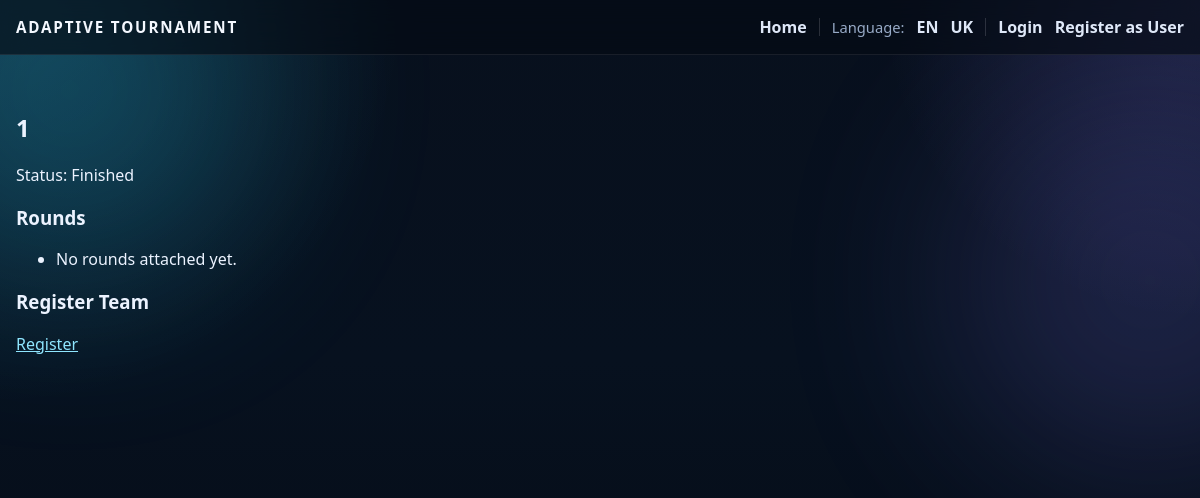
Before: /tournament/1 with the older database file.
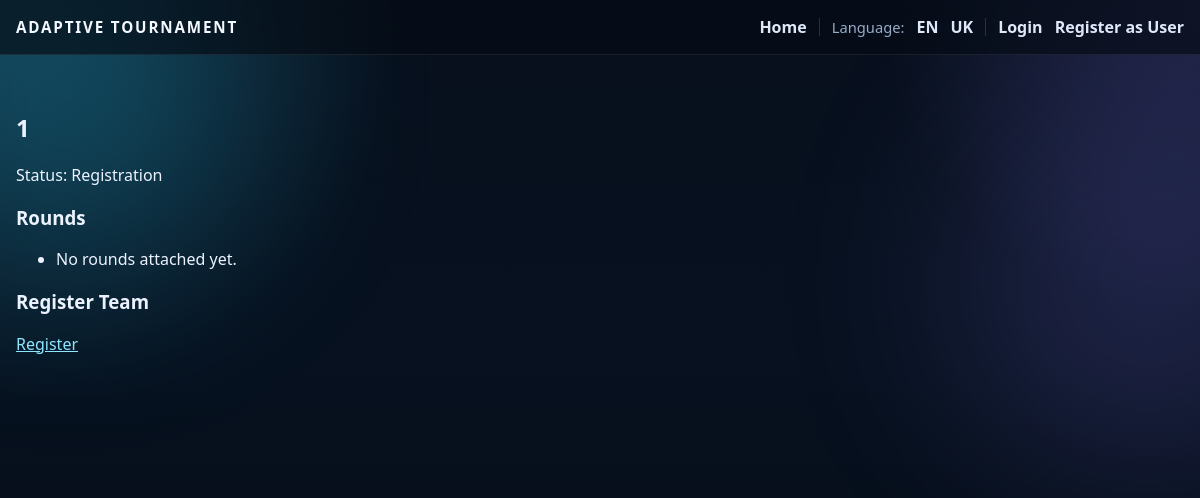
After: the same page with the newer database file.
### backend/models.py (models this page shows)
class Tournament(db.Model):
    id = db.Column(db.Integer, primary_key=True)
    name = db.Column(db.String(200), nullable=False)
    description = db.Column(db.Text)
    max_teams = db.Column(db.Integer)
    status = db.Column(db.String(30), default="Draft")
    rounds = db.relationship('Round', backref='tournament', lazy=True)

### backend/tournaments.py (the view, shortened to what this page needs)
def tournament_page(tid):
    t = Tournament.query.get_or_404(tid)
    user = get_current_user()
    myteam = None
    return render_template('tournament.html', tournament=t, myteam=myteam)

### backend/app.py (called while the page is built)
@app.context_processor
def inject_user_processor():
    return inject_user()

@app.context_processor
def translation_processor():
    return translation()

### backend/app_helpers.py (called while the page is built)
def get_current_user():
    uid = session.get('user_id')
    if uid:
        return db.session.get(User, uid)
    return None

def inject_user():
    return {'get_current_user': get_current_user}

def translation():
    lang = session.get('language', 'en')
    def t(key, **kwargs):
        return get_text(key, lang, **kwargs)
    return {
        't': t,
        'lang': lang,
        'supported_languages': list(TRANSLATIONS.keys())
    }

### backend/translations.py (called while the page is built)
def get_text(key, lang='en', **kwargs):
    if lang not in TRANSLATIONS:
        lang = 'en'
    text = TRANSLATIONS[lang].get(key, TRANSLATIONS['en'].get(key, key))
    if kwargs:
        try:
            return text.format(**kwargs)
        except Exception:
            return text
    return text

### templates/tournament.html (shortened to what this page needs)
{% extends 'base.html' %}
{% block content %}
  <h2>{{ tournament.name }}</h2>
  <p>{{ t('status') }}: {{ tournament.status }}</p>
  {% set current = get_current_user() %}
  <h3>{{ t('rounds') }}</h3>
  <ul>
    {% for r in tournament.rounds %}
      <li>{{ r.title }} - {{ t('level') }} {{ r.level }} - {{ r.status }}
        {% if tournament.status in ['Submission','Running'] and ((current and myteam) or session.get('admin')) %}
          - <a href="/round/{{ r.id }}/submit">{{ t('submit') }}</a>
        {% endif %}
        {% if tournament.status.lower() in ['finished', 'completed', 'closed'] %}
          - <a href="/leaderboard/{{ tournament.id }}">{{ t('leaderboard') }}</a>
        {% endif %}
      </li>
    {% else %}
      <li>{{ t('attach') }}</li>
    {% endfor %}
  </ul>
  {% if current %}
    {% if myteam %}
      <div style="margin:20px 0;">
        <strong>{{ t('your_team') }}:</strong> <a href="/team/{{ myteam.id }}">{{ myteam.name }}</a>
      </div>
    {% else %}
      {% if tournament.status == 'Registration' %}
        <h3>{{ t('register_team_btn') }}</h3>
        <a href="/tournament/{{ tournament.id }}/register">{{ t('register_btn') }}</a>
      {% endif %}
    {% endif %}
  {% else %}
    <h3>{{ t('register_team_btn') }}</h3>
    <a href="/tournament/{{ tournament.id }}/register">{{ t('register_btn') }}</a>
  {% endif %}
{% endblock %}

Changed rows visible on the page:
changed Tournament: status "Finished" → "Registration"
